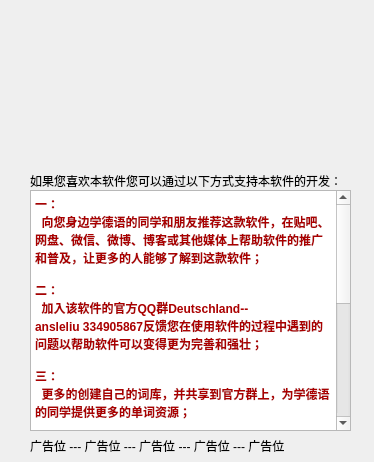
<?xml version="1.0" encoding="UTF-8"?>
<ui version="4.0">
 <class>HelpDialog</class>
 <widget class="QDialog" name="HelpDialog">
  <property name="geometry">
   <rect>
    <x>0</x>
    <y>0</y>
    <width>374</width>
    <height>462</height>
   </rect>
  </property>
  <property name="windowTitle">
   <string>支持软件</string>
  </property>
  <property name="windowIcon">
   <iconset resource="rc.qrc">
    <normaloff>:/new/prefix2/rc/love.png</normaloff>:/new/prefix2/rc/love.png</iconset>
  </property>
  <widget class="QLabel" name="FlagLabel">
   <property name="geometry">
    <rect>
     <x>20</x>
     <y>10</y>
     <width>331</width>
     <height>151</height>
    </rect>
   </property>
   <property name="text">
    <string/>
   </property>
   <property name="pixmap">
    <pixmap resource="rc.qrc">:/new/prefix2/rc/ansle.png</pixmap>
   </property>
   <property name="scaledContents">
    <bool>true</bool>
   </property>
  </widget>
  <widget class="QLabel" name="titelLabel">
   <property name="geometry">
    <rect>
     <x>30</x>
     <y>170</y>
     <width>311</width>
     <height>21</height>
    </rect>
   </property>
   <property name="text">
    <string>如果您喜欢本软件您可以通过以下方式支持本软件的开发：</string>
   </property>
  </widget>
  <widget class="QTextBrowser" name="textBrowser">
   <property name="geometry">
    <rect>
     <x>30</x>
     <y>190</y>
     <width>321</width>
     <height>241</height>
    </rect>
   </property>
   <property name="html">
    <string>&lt;!DOCTYPE HTML PUBLIC &quot;-//W3C//DTD HTML 4.0//EN&quot; &quot;http://www.w3.org/TR/REC-html40/strict.dtd&quot;&gt;
&lt;html&gt;&lt;head&gt;&lt;meta name=&quot;qrichtext&quot; content=&quot;1&quot; /&gt;&lt;style type=&quot;text/css&quot;&gt;
p, li { white-space: pre-wrap; }
&lt;/style&gt;&lt;/head&gt;&lt;body style=&quot; font-family:'SimSun'; font-size:9pt; font-weight:400; font-style:normal;&quot;&gt;
&lt;p style=&quot; margin-top:0px; margin-bottom:0px; margin-left:0px; margin-right:0px; -qt-block-indent:0; text-indent:0px;&quot;&gt;&lt;span style=&quot; font-weight:600; color:#aa0000;&quot;&gt;一：&lt;/span&gt;&lt;/p&gt;
&lt;p style=&quot; margin-top:0px; margin-bottom:0px; margin-left:0px; margin-right:0px; -qt-block-indent:0; text-indent:0px;&quot;&gt;&lt;span style=&quot; font-weight:600; color:#aa0000;&quot;&gt;  向您身边学德语的同学和朋友推荐这款软件，在贴吧、网盘、微信、微博、博客或其他媒体上帮助软件的推广和普及&lt;/span&gt;&lt;span style=&quot; font-family:'微软雅黑,Tahoma,宋体'; font-weight:600; color:#aa0000; vertical-align:top;&quot;&gt;，让更多的人能够了解到这款软件；&lt;/span&gt;&lt;/p&gt;
&lt;p style=&quot;-qt-paragraph-type:empty; margin-top:0px; margin-bottom:0px; margin-left:0px; margin-right:0px; -qt-block-indent:0; text-indent:0px; font-weight:600; color:#aa0000;&quot;&gt;&lt;/p&gt;
&lt;p style=&quot; margin-top:0px; margin-bottom:0px; margin-left:0px; margin-right:0px; -qt-block-indent:0; text-indent:0px;&quot;&gt;&lt;span style=&quot; font-weight:600; color:#aa0000;&quot;&gt;二：&lt;/span&gt;&lt;/p&gt;
&lt;p style=&quot; margin-top:0px; margin-bottom:0px; margin-left:0px; margin-right:0px; -qt-block-indent:0; text-indent:0px;&quot;&gt;&lt;span style=&quot; font-weight:600; color:#aa0000;&quot;&gt;  加入该软件的官方QQ群&lt;/span&gt;&lt;a name=&quot;group_name&quot;&gt;&lt;/a&gt;&lt;span style=&quot; font-family:'微软雅黑,Tahoma'; font-weight:600; color:#aa0000;&quot;&gt;D&lt;/span&gt;&lt;span style=&quot; font-family:'微软雅黑,Tahoma'; font-weight:600; color:#aa0000;&quot;&gt;eutschland--ansleliu&lt;/span&gt;&lt;span style=&quot; font-family:'微软雅黑,Tahoma,宋体'; font-weight:600; color:#aa0000;&quot;&gt; &lt;/span&gt;&lt;a name=&quot;group_number&quot;&gt;&lt;/a&gt;&lt;span style=&quot; font-family:'微软雅黑,Tahoma,宋体'; font-weight:600; color:#aa0000; vertical-align:top;&quot;&gt;3&lt;/span&gt;&lt;span style=&quot; font-family:'微软雅黑,Tahoma,宋体'; font-weight:600; color:#aa0000; vertical-align:top;&quot;&gt;34905867反馈您在使用软件的过程中遇到的问题以帮助软件可以变得更为完善和强壮；&lt;/span&gt;&lt;/p&gt;
&lt;p style=&quot;-qt-paragraph-type:empty; margin-top:0px; margin-bottom:0px; margin-left:0px; margin-right:0px; -qt-block-indent:0; text-indent:0px; font-family:'微软雅黑,Tahoma,宋体'; font-weight:600; color:#aa0000; vertical-align:top;&quot;&gt;&lt;/p&gt;
&lt;p style=&quot; margin-top:0px; margin-bottom:0px; margin-left:0px; margin-right:0px; -qt-block-indent:0; text-indent:0px;&quot;&gt;&lt;span style=&quot; font-family:'微软雅黑,Tahoma,宋体'; font-weight:600; color:#aa0000; vertical-align:top;&quot;&gt;三：&lt;/span&gt;&lt;/p&gt;
&lt;p style=&quot; margin-top:0px; margin-bottom:0px; margin-left:0px; margin-right:0px; -qt-block-indent:0; text-indent:0px;&quot;&gt;&lt;span style=&quot; font-family:'微软雅黑,Tahoma,宋体'; font-weight:600; color:#aa0000; vertical-align:top;&quot;&gt;  更多的创建自己的词库，并共享到官方群上，为学德语的同学提供更多的单词资源；&lt;/span&gt;&lt;/p&gt;
&lt;p style=&quot;-qt-paragraph-type:empty; margin-top:0px; margin-bottom:0px; margin-left:0px; margin-right:0px; -qt-block-indent:0; text-indent:0px; font-family:'微软雅黑,Tahoma,宋体'; font-weight:600; color:#aa0000; vertical-align:top;&quot;&gt;&lt;/p&gt;
&lt;p style=&quot; margin-top:0px; margin-bottom:0px; margin-left:0px; margin-right:0px; -qt-block-indent:0; text-indent:0px;&quot;&gt;&lt;span style=&quot; font-family:'微软雅黑,Tahoma,宋体'; font-weight:600; color:#aa0000; vertical-align:top;&quot;&gt;四：&lt;/span&gt;&lt;/p&gt;
&lt;p style=&quot; margin-top:0px; margin-bottom:0px; margin-left:0px; margin-right:0px; -qt-block-indent:0; text-indent:0px;&quot;&gt;&lt;span style=&quot; font-family:'微软雅黑,Tahoma,宋体'; font-weight:600; color:#aa0000; vertical-align:top;&quot;&gt;  资金赞助本软件的开发，不论多少，但这不并是必须的，如果您希望用这种方式支持本软件，您可以选择的赞助方式为：&lt;/span&gt;&lt;/p&gt;
&lt;p style=&quot; margin-top:0px; margin-bottom:0px; margin-left:0px; margin-right:0px; -qt-block-indent:0; text-indent:0px;&quot;&gt;&lt;span style=&quot; font-family:'微软雅黑,Tahoma,宋体'; font-weight:600; color:#aa0000; vertical-align:top;&quot;&gt;  1.支付宝账户：ansleliu@gmail.com。&lt;/span&gt;&lt;/p&gt;
&lt;p style=&quot; margin-top:0px; margin-bottom:0px; margin-left:0px; margin-right:0px; -qt-block-indent:0; text-indent:0px;&quot;&gt;&lt;span style=&quot; font-family:'微软雅黑,Tahoma,宋体'; font-weight:600; color:#aa0000; vertical-align:top;&quot;&gt;  2.交通银行账户：刘慧军6222600810011233798。&lt;/span&gt;&lt;/p&gt;
&lt;p style=&quot; margin-top:0px; margin-bottom:0px; margin-left:0px; margin-right:0px; -qt-block-indent:0; text-indent:0px;&quot;&gt;&lt;span style=&quot; font-family:'微软雅黑,Tahoma,宋体'; font-weight:600; color:#aa0000; vertical-align:top;&quot;&gt;  3.中国银行账户：刘慧军6217853600006698152。&lt;/span&gt;&lt;/p&gt;
&lt;p style=&quot; margin-top:0px; margin-bottom:0px; margin-left:0px; margin-right:0px; -qt-block-indent:0; text-indent:0px;&quot;&gt;&lt;span style=&quot; font-family:'微软雅黑,Tahoma,宋体'; font-weight:600; color:#aa0000; vertical-align:top;&quot;&gt;五：&lt;/span&gt;&lt;/p&gt;
&lt;p style=&quot; margin-top:0px; margin-bottom:0px; margin-left:0px; margin-right:0px; -qt-block-indent:0; text-indent:0px;&quot;&gt;&lt;span style=&quot; font-family:'微软雅黑,Tahoma,宋体'; font-weight:600; color:#aa0000; vertical-align:top;&quot;&gt;  通过与本人洽谈广告来资助本软件，本软件会在合适的位子上植入少量广告，以获得一定的收入，如果您觉得软件不错，并且又想借助软件的推广或者在推广软件的同时推广您的产品或机构，请您联系我：984009568@qq.com。&lt;/span&gt;&lt;/p&gt;
&lt;p style=&quot;-qt-paragraph-type:empty; margin-top:0px; margin-bottom:0px; margin-left:0px; margin-right:0px; -qt-block-indent:0; text-indent:0px; font-family:'微软雅黑,Tahoma,宋体'; font-weight:600; color:#aa0000; vertical-align:top;&quot;&gt;&lt;/p&gt;
&lt;p style=&quot; margin-top:0px; margin-bottom:0px; margin-left:0px; margin-right:0px; -qt-block-indent:0; text-indent:0px;&quot;&gt;&lt;span style=&quot; font-family:'微软雅黑,Tahoma,宋体'; font-weight:600; color:#aa0000; vertical-align:top;&quot;&gt;了解更多信息请访问：&lt;/span&gt;&lt;a href=&quot;http://hi.baidu.com/ansleliu&quot;&gt;&lt;span style=&quot; font-weight:600; text-decoration: underline; color:#00007f;&quot;&gt;我的百度空间主页&lt;/span&gt;&lt;/a&gt;&lt;/p&gt;&lt;/body&gt;&lt;/html&gt;</string>
   </property>
   <property name="openExternalLinks">
    <bool>true</bool>
   </property>
  </widget>
  <widget class="QLabel" name="label">
   <property name="geometry">
    <rect>
     <x>30</x>
     <y>430</y>
     <width>321</width>
     <height>31</height>
    </rect>
   </property>
   <property name="text">
    <string>广告位 --- 广告位 --- 广告位 --- 广告位 --- 广告位 </string>
   </property>
  </widget>
 </widget>
 <resources>
  <include location="rc.qrc"/>
 </resources>
 <connections/>
</ui>
